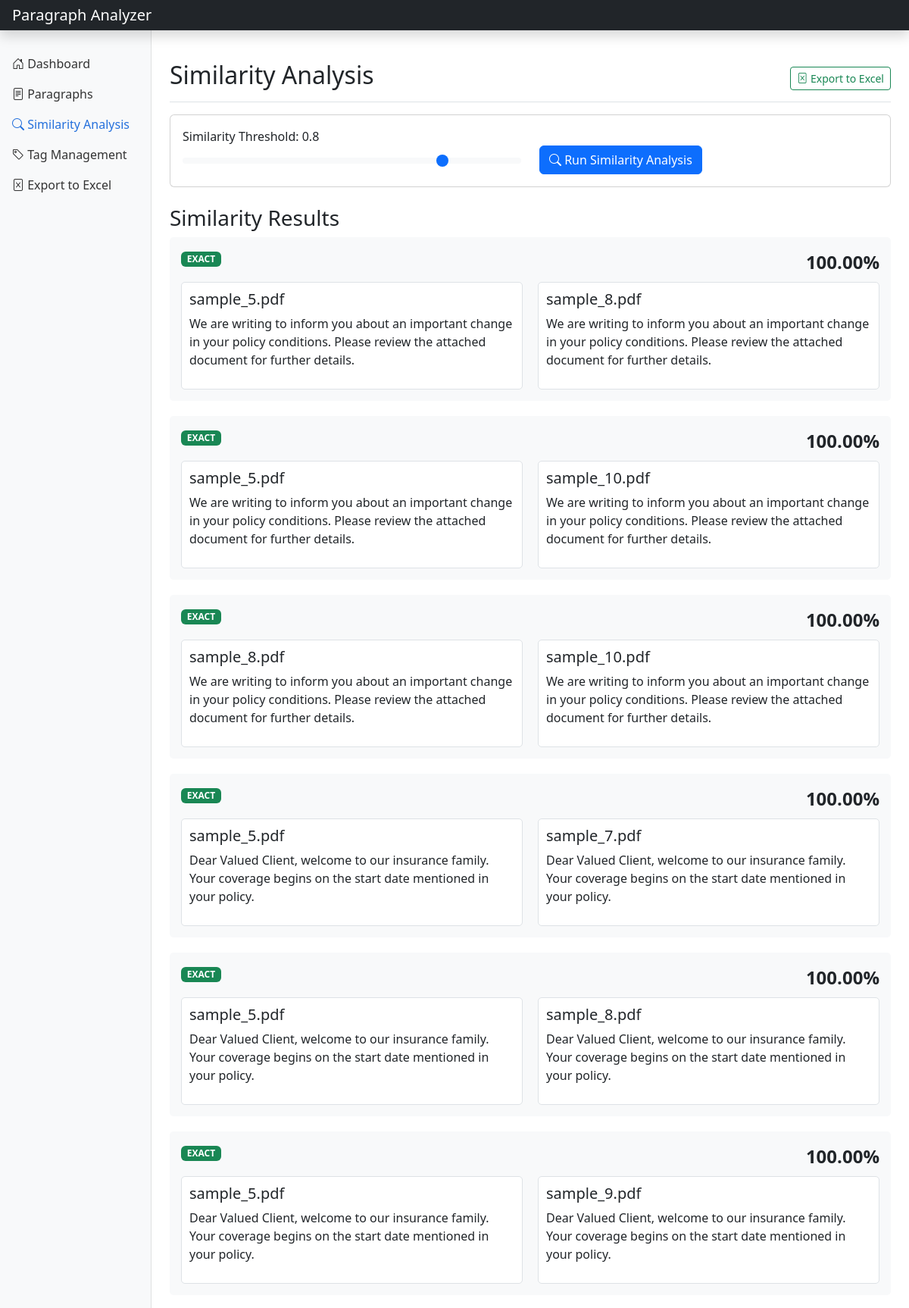
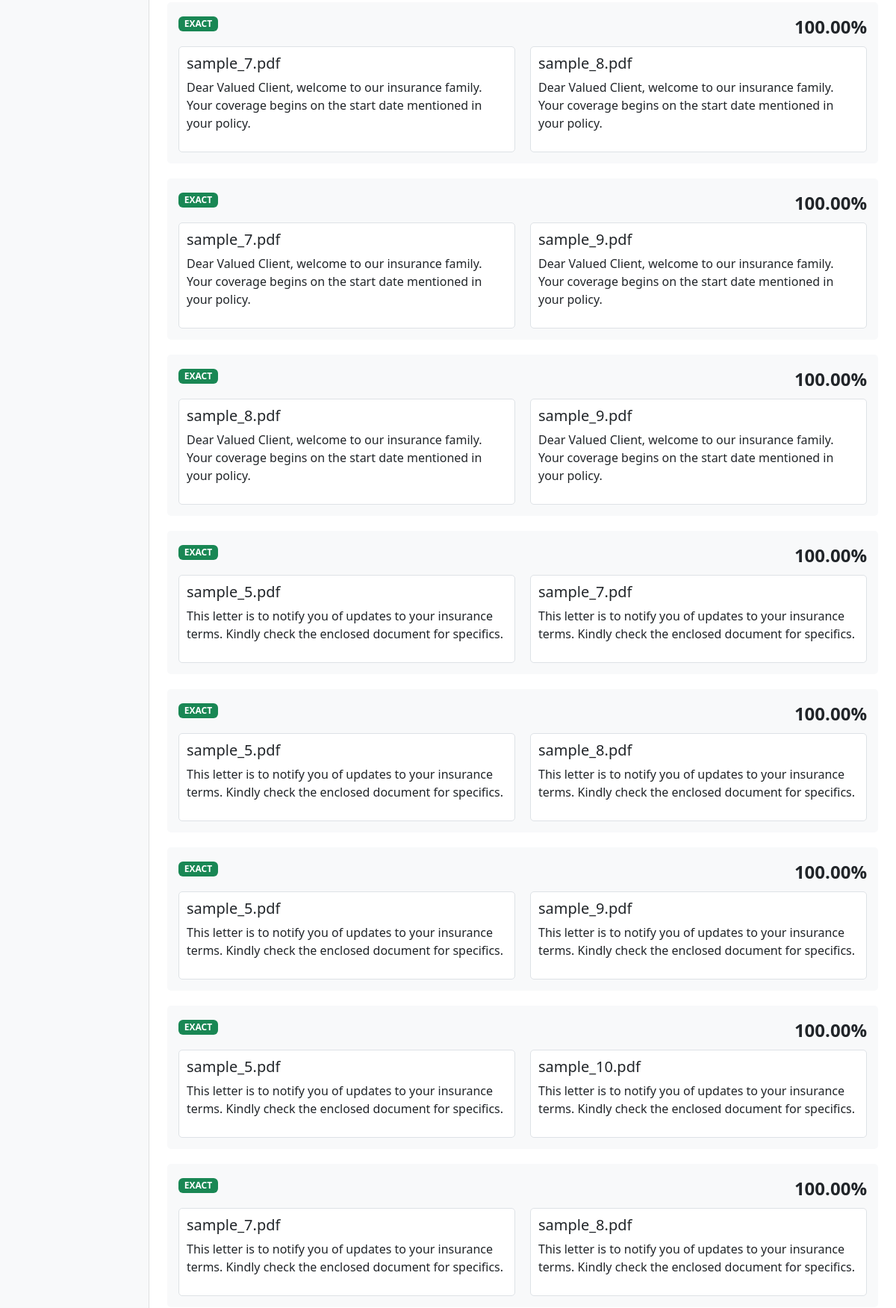
The page /similarity (upper part) on the database its author committed (2 pictures, top to bottom).
### tables this page shows
CREATE TABLE similarity_results (
                id INTEGER PRIMARY KEY AUTOINCREMENT,
                paragraph1_id INTEGER NOT NULL,
                paragraph2_id INTEGER NOT NULL,
                similarity_score REAL NOT NULL,
                similarity_type TEXT NOT NULL,
                FOREIGN KEY (paragraph1_id) REFERENCES paragraphs (id) ON DELETE CASCADE,
                FOREIGN KEY (paragraph2_id) REFERENCES paragraphs (id) ON DELETE CASCADE
            );

CREATE TABLE documents (
                id INTEGER PRIMARY KEY AUTOINCREMENT,
                filename TEXT NOT NULL,
                file_type TEXT NOT NULL,
                file_path TEXT NOT NULL,
                upload_date TEXT NOT NULL
            );

CREATE TABLE paragraphs (
                id INTEGER PRIMARY KEY AUTOINCREMENT,
                content TEXT NOT NULL,
                document_id INTEGER NOT NULL,
                paragraph_type TEXT NOT NULL,
                position INTEGER NOT NULL,
                header_content TEXT,
                FOREIGN KEY (document_id) REFERENCES documents (id) ON DELETE CASCADE
            );

### app.py (the view)
@app.route('/similarity')
def view_similarity():
    threshold = request.args.get('threshold', type=float, default=0.8)
    similarities = db_manager.get_similar_paragraphs(threshold)
    return render_template('similarity.html', similarities=similarities, threshold=threshold)

### templates/similarity.html (shortened to what this page needs)
{% extends 'base.html' %}
{% block content %}
    <div class="d-flex justify-content-between flex-wrap flex-md-nowrap align-items-center pt-3 pb-2 mb-3 border-bottom">
        <h1 class="h2">Similarity Analysis</h1>
        <div class="btn-toolbar mb-2 mb-md-0">
            <a href="/export" class="btn btn-sm btn-outline-success">
                <i class="bi bi-file-excel"></i> Export to Excel
            </a>
        </div>
    </div>
    <div class="card mb-4">
        <div class="card-body">
            <form action="/analyze-similarity" method="post">
                <div class="row align-items-end">
                    <div class="col-md-6">
                        <label for="thresholdSlider" class="form-label">Similarity Threshold: <span id="thresholdValue">{{ threshold }}</span></label>
                        <input type="range" class="form-range similarity-slider" id="thresholdSlider" name="threshold" min="0.1" max="1.0" step="0.05" value="{{ threshold }}">
                    </div>
                    <div class="col-md-6">
                        <button type="submit" class="btn btn-primary">
                            <i class="bi bi-search"></i> Run Similarity Analysis
                        </button>
                    </div>
                </div>
            </form>
        </div>
    </div>
    <h3>Similarity Results</h3>
    <div class="row">
        <div class="col-md-12">
            {% if similarities %}
                <div id="similarityResults">
                    {% for sim in similarities %}
                        <div class="similarity-container">
                            <div class="d-flex justify-content-between mb-2">
                                <div>
                                    <span class="badge {% if sim.similarity_type == 'exact' %}bg-success{% else %}bg-primary{% endif %}">{{ sim.similarity_type | upper }}</span>
                                </div>
                                <div class="similarity-score">
                                    {{ "%.2f"|format(sim.similarity_score * 100) }}%
                                </div>
                            </div>
                            <div class="content-compare">
                                <div class="content-column">
                                    <h5>{{ sim.para1_filename }}</h5>
                                    <p>{{ sim.para1_content }}</p>
                                </div>
                                <div class="content-column">
                                    <h5>{{ sim.para2_filename }}</h5>
                                    <p>{{ sim.para2_content }}</p>
                                </div>
                            </div>
                        </div>
                    {% endfor %}
                </div>
            {% else %}
                <div class="alert alert-info">
                    No similarity results found. Run the similarity analysis to find similar paragraphs.
                </div>
            {% endif %}
        </div>
    </div>
{% endblock %}

### static/custom.css (style rules this page uses)
.similarity-slider { width: 100%; }
.similarity-container { background-color: #f8f9fa; border-radius: 5px; padding: 15px; margin-bottom: 20px; }
.similarity-score { font-size: 24px; font-weight: bold; }
.content-compare { display: flex; gap: 20px; }
.content-column { flex: 1; padding: 10px; background-color: #fff; border-radius: 5px; border: 1px solid #dee2e6; }

### rows shown on the page
similarity_results: similarity_type "EXACT", sim.similarity_score*100 "100.00", para1_filename "sample_5.pdf", para1_content "We are writing to inform you about an important change in your policy conditions. Please review the attached document for further details.", para2_filename "sample_8.pdf", para2_content "We are writing to inform you about an important change in your policy conditions. Please review the attached document for further details."
similarity_results: similarity_type "EXACT", sim.similarity_score*100 "100.00", para1_filename "sample_5.pdf", para1_content "We are writing to inform you about an important change in your policy conditions. Please review the attached document for further details.", para2_filename "sample_10.pdf", para2_content "We are writing to inform you about an important change in your policy conditions. Please review the attached document for further details."
similarity_results: similarity_type "EXACT", sim.similarity_score*100 "100.00", para1_filename "sample_8.pdf", para1_content "We are writing to inform you about an important change in your policy conditions. Please review the attached document for further details.", para2_filename "sample_10.pdf", para2_content "We are writing to inform you about an important change in your policy conditions. Please review the attached document for further details."
similarity_results: similarity_type "EXACT", sim.similarity_score*100 "100.00", para1_filename "sample_5.pdf", para1_content "Dear Valued Client, welcome to our insurance family. Your coverage begins on the start date mentioned in your policy.", para2_filename "sample_7.pdf", para2_content "Dear Valued Client, welcome to our insurance family. Your coverage begins on the start date mentioned in your policy."
similarity_results: similarity_type "EXACT", sim.similarity_score*100 "100.00", para1_filename "sample_5.pdf", para1_content "Dear Valued Client, welcome to our insurance family. Your coverage begins on the start date mentioned in your policy.", para2_filename "sample_8.pdf", para2_content "Dear Valued Client, welcome to our insurance family. Your coverage begins on the start date mentioned in your policy."
similarity_results: similarity_type "EXACT", sim.similarity_score*100 "100.00", para1_filename "sample_5.pdf", para1_content "Dear Valued Client, welcome to our insurance family. Your coverage begins on the start date mentioned in your policy.", para2_filename "sample_9.pdf", para2_content "Dear Valued Client, welcome to our insurance family. Your coverage begins on the start date mentioned in your policy."
similarity_results: similarity_type "EXACT", sim.similarity_score*100 "100.00", para1_filename "sample_7.pdf", para1_content "Dear Valued Client, welcome to our insurance family. Your coverage begins on the start date mentioned in your policy.", para2_filename "sample_8.pdf", para2_content "Dear Valued Client, welcome to our insurance family. Your coverage begins on the start date mentioned in your policy."
similarity_results: similarity_type "EXACT", sim.similarity_score*100 "100.00", para1_filename "sample_7.pdf", para1_content "Dear Valued Client, welcome to our insurance family. Your coverage begins on the start date mentioned in your policy.", para2_filename "sample_9.pdf", para2_content "Dear Valued Client, welcome to our insurance family. Your coverage begins on the start date mentioned in your policy."
similarity_results: similarity_type "EXACT", sim.similarity_score*100 "100.00", para1_filename "sample_8.pdf", para1_content "Dear Valued Client, welcome to our insurance family. Your coverage begins on the start date mentioned in your policy.", para2_filename "sample_9.pdf", para2_content "Dear Valued Client, welcome to our insurance family. Your coverage begins on the start date mentioned in your policy."
similarity_results: similarity_type "EXACT", sim.similarity_score*100 "100.00", para1_filename "sample_5.pdf", para1_content "This letter is to notify you of updates to your insurance terms. Kindly check the enclosed document for specifics.", para2_filename "sample_7.pdf", para2_content "This letter is to notify you of updates to your insurance terms. Kindly check the enclosed document for specifics."
similarity_results: similarity_type "EXACT", sim.similarity_score*100 "100.00", para1_filename "sample_5.pdf", para1_content "This letter is to notify you of updates to your insurance terms. Kindly check the enclosed document for specifics.", para2_filename "sample_8.pdf", para2_content "This letter is to notify you of updates to your insurance terms. Kindly check the enclosed document for specifics."
similarity_results: similarity_type "EXACT", sim.similarity_score*100 "100.00", para1_filename "sample_5.pdf", para1_content "This letter is to notify you of updates to your insurance terms. Kindly check the enclosed document for specifics.", para2_filename "sample_9.pdf", para2_content "This letter is to notify you of updates to your insurance terms. Kindly check the enclosed document for specifics."
similarity_results: similarity_type "EXACT", sim.similarity_score*100 "100.00", para1_filename "sample_5.pdf", para1_content "This letter is to notify you of updates to your insurance terms. Kindly check the enclosed document for specifics.", para2_filename "sample_10.pdf", para2_content "This letter is to notify you of updates to your insurance terms. Kindly check the enclosed document for specifics."
similarity_results: similarity_type "EXACT", sim.similarity_score*100 "100.00", para1_filename "sample_7.pdf", para1_content "This letter is to notify you of updates to your insurance terms. Kindly check the enclosed document for specifics.", para2_filename "sample_8.pdf", para2_content "This letter is to notify you of updates to your insurance terms. Kindly check the enclosed document for specifics."

### other values the page prints
{{ threshold }} "0.8"
